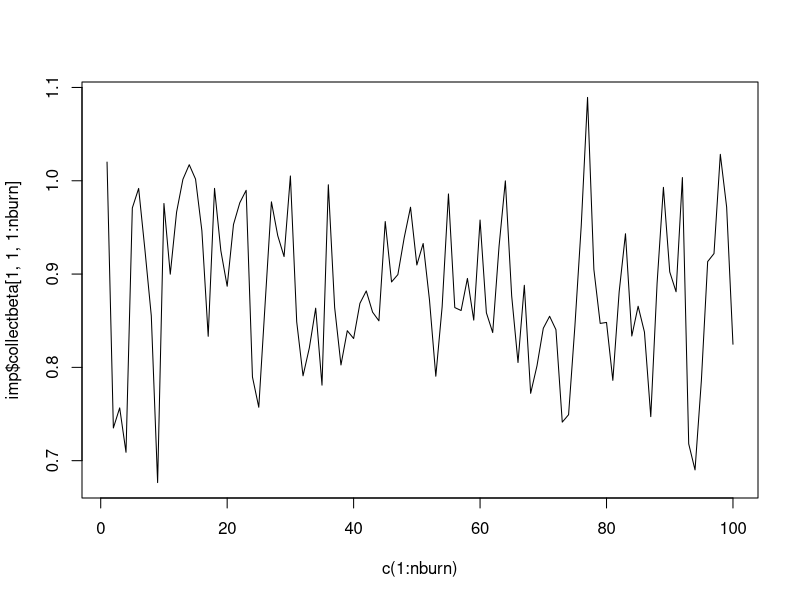
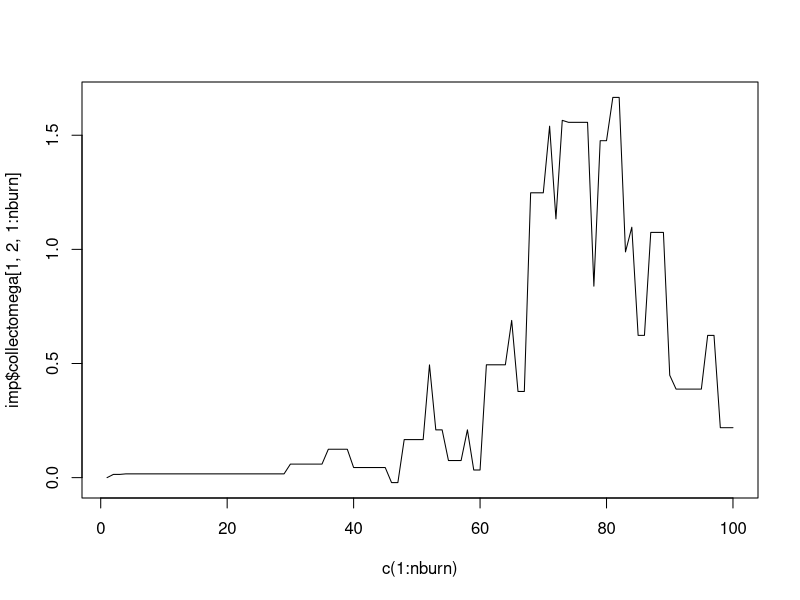

R code for these plots, in order:
library(jomo)


### Name: jomo1mix.MCMCchain
### Title: JM Imputation of single level data with mixed variable types
### Aliases: jomo1mix.MCMCchain

### ** Examples


attach(sldata)

#Then, we define all the inputs:
# nimp, nburn and nbetween are smaller than they should. This is
#just because of CRAN policies on the examples.

Y.con=data.frame(measure,age)
Y.cat=data.frame(social)
Y.numcat=matrix(4,1,1)
X=data.frame(rep(1,300),sex)
beta.start<-matrix(0,2,5)
l1cov.start<-diag(1,5)
l1cov.prior=diag(1,5);
nburn=as.integer(100);


#Then we run the sampler:

imp<-jomo1mix.MCMCchain(Y.con,Y.cat,Y.numcat,X,beta.start,l1cov.start,l1cov.prior,nburn=nburn)

#We can check the convergence of the first element of beta:

plot(c(1:nburn),imp$collectbeta[1,1,1:nburn],type="l")

#Or similarly we can check the convergence of any element of omega:

plot(c(1:nburn),imp$collectomega[1,2,1:nburn],type="l")
